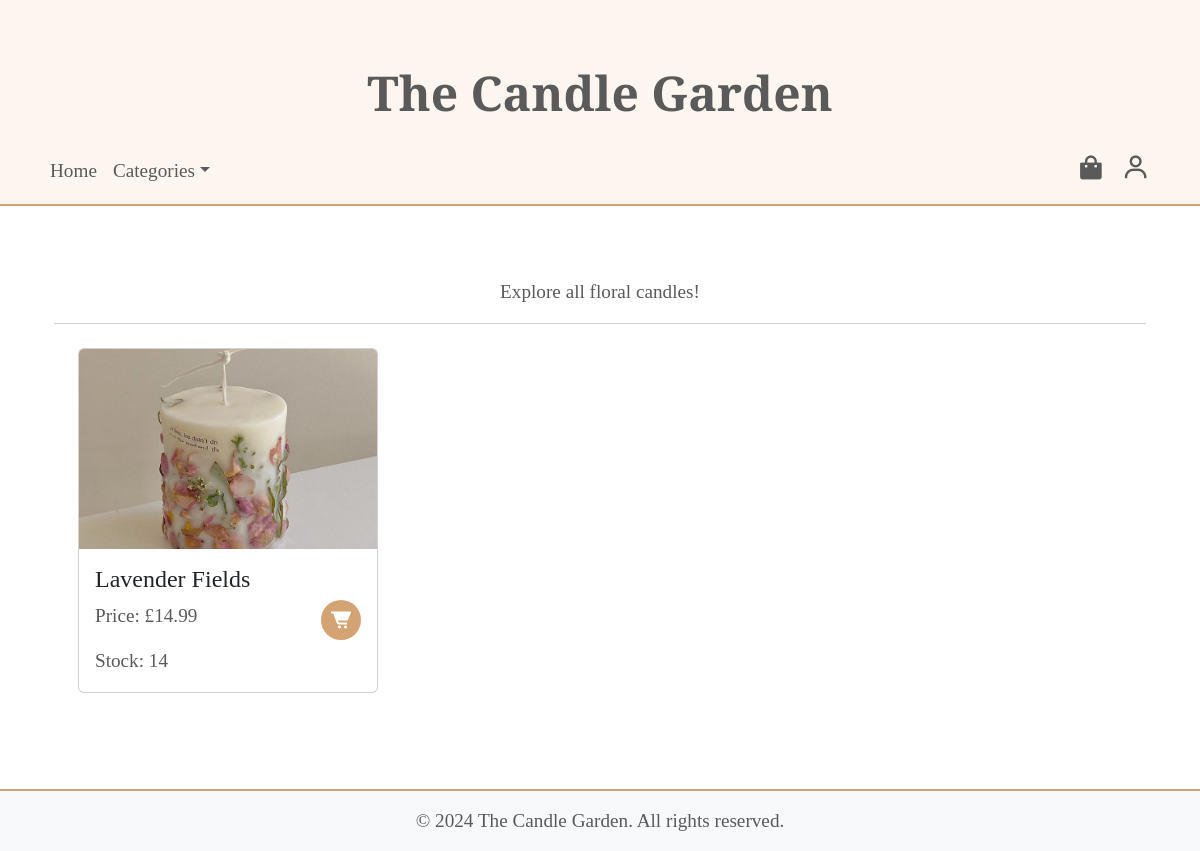
Page /category/2 on the committed database.
### app/models.py (models this page shows, shortened)
class Category(db.Model):
    id = db.Column(db.Integer, primary_key=True)
    name = db.Column(db.String(50), nullable=False, unique=True)
    candles = db.relationship('Candle', secondary=candle_category, back_populates='categories')

class Candle(db.Model):
    id = db.Column(db.Integer, primary_key=True)
    name = db.Column(db.String(100), nullable=False, unique=True)
    description = db.Column(db.Text, nullable=True)
    price = db.Column(db.Float, nullable=False)
    stock = db.Column(db.Integer, nullable=False, default=0)
    image_filename = db.Column(db.String(255), nullable=True)
    categories = db.relationship('Category', secondary=candle_category, back_populates='candles')
    baskets = db.relationship('Basket', secondary=basket_candle, back_populates='candles')
    orders = db.relationship('OrderItem', back_populates='candle')

### app/views.py (the view)
@app.route('/category/<int:category_id>')
def category_page(category_id):
    form = CSRFProtectForm()
    category = Category.query.get_or_404(category_id)
    candles = category.candles  # Get all candles in this category
    return render_template('category.html', category=category, candles=candles, form=form)

### app/views.py (called while the page is built)
@app.context_processor
def inject_categories():
    categories = Category.query.all()
    return dict(categories=categories)

### app/templates/category.html (shortened to what this page needs)
{% extends "base.html" %}
{% block content %}
<div class="container py-5">
    <div class="text-center mb-4">
        <p>Explore all {{ category.name.lower() }} candles!</p>
        <hr>
    </div>
    <div class="row">
        {% for candle in candles %}
        <div class="col-md-4 mb-4">
            <div class="card h-100">
                {% if candle.stock > 0 %}
                    <a href="{{ url_for('product', candle_id=candle.id) }}" class="text-decoration-none">
                {% endif %}
                    <div class="card-img-container position-relative">
                        <img src="{{ url_for('static', filename='images/' + candle.image_filename) }}"
                            class="card-img-top {% if candle.stock == 0 %}grayed-out{% endif %}"
                            alt="{{ candle.name }}">
                    </div>
                    {% if candle.stock > 0 %}
                </a>
                {% endif %}
                <div class="card-body d-flex justify-content-between align-items-center">
                    <div>
                        <h5 class="card-title">{{ candle.name }}</h5>
                        <p class="card-text">Price: £{{ "%.2f" | format(candle.price) }}</p>
                        <p class="card-text">Stock: {{ candle.stock }}</p>
                    </div>
                    {% if candle.stock > 0 %}
                    <form action="{{ url_for('add_to_basket', candle_id=candle.id) }}" method="POST" style="display: inline;">
                        <button type="submit" class="btn-cart">
                            <i class="bx bxs-cart-alt"></i>
                        </button>
                    </form>
                    {% endif %}
                </div>
            </div>
        </div>
        {% endfor %}
    </div>
</div>
{% endblock %}

### app/static/style.css (style rules this page uses)
body { margin: 0; font-family: "Cormorant Garamond", serif; background-color: #fff; }
body.light-theme { background-color: #ffffff; color: #000000; }
p, .text-center, form { font-family: "Cormorant Garamond", serif; color: #5a5a5a; }
p { font-weight: 400; font-size: 1.2rem; margin-bottom: 1.5rem; }
.text-center { font-weight: 600; }
h3, h4, h5 { font-family: "Cormorant Garamond", serif; color: #333; }
.card { font-family: inherit; font-weight: 400; max-width: 300px; margin: auto; }
.card-img-top { height: 200px; object-fit: cover; }
.card-title { font-size: 1.5rem; color: #5a5a5a; }
.card-text { font-size: 1.2rem; color: #5a5a5a; }
.btn-cart { background-color: #d4a373; color: #fff; border: none; border-radius: 50%; width: 40px; height: 40px; display: flex; justify-content: center; align-items: center; font-size: 1.5rem; transition: background-color 0.3s ease; text-decoration: none; }
.card-img-container { position: relative; }
hr { border: 0.5px solid #ddd; }

### rows in the picture
Category: name "floral"
Candle: image_filename (picture), name "Lavender Fields", price "14.99", stock "14"
